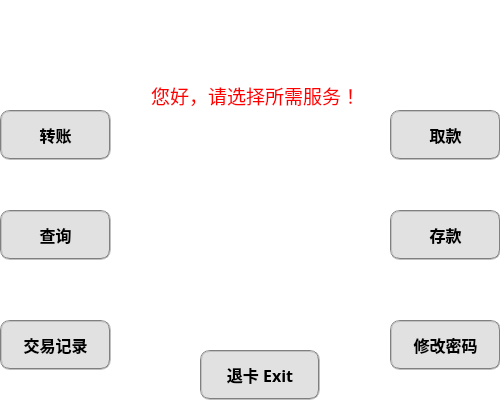
<?xml version="1.0" encoding="UTF-8"?>
<ui version="4.0">
 <class>atm</class>
 <widget class="QWidget" name="atm">
  <property name="geometry">
   <rect>
    <x>0</x>
    <y>0</y>
    <width>500</width>
    <height>400</height>
   </rect>
  </property>
  <property name="windowTitle">
   <string>ATM</string>
  </property>
  <property name="styleSheet">
   <string notr="true">#atm{background-color: rgb(52, 80, 164);border-top-left-radius:15px;border-top-right-radius:5px;border-bottom-left-radius:15px;border-bottom-right-radius:5px}
</string>
  </property>
  <widget class="QPushButton" name="deposit_btn">
   <property name="geometry">
    <rect>
     <x>390</x>
     <y>210</y>
     <width>111</width>
     <height>50</height>
    </rect>
   </property>
   <property name="font">
    <font>
     <family>微软雅黑</family>
     <pointsize>12</pointsize>
     <weight>75</weight>
     <bold>true</bold>
    </font>
   </property>
   <property name="styleSheet">
    <string notr="true">QPushButton{border:2px groove gray;border-radius:10px;padding:2px 4px;background-color: rgb(225, 225, 225);}
QPushButton:hover{background-color: rgb(14, 122, 255);border:none;color:rgb(255, 255, 255);}
QPushButton:checked{background-color: rgb(20, 62, 134);border:none;color:rgb(255, 255, 255);}</string>
   </property>
   <property name="text">
    <string>存款</string>
   </property>
  </widget>
  <widget class="QPushButton" name="cash_btn">
   <property name="geometry">
    <rect>
     <x>390</x>
     <y>110</y>
     <width>111</width>
     <height>50</height>
    </rect>
   </property>
   <property name="font">
    <font>
     <family>微软雅黑</family>
     <pointsize>12</pointsize>
     <weight>75</weight>
     <bold>true</bold>
    </font>
   </property>
   <property name="styleSheet">
    <string notr="true">QPushButton{border:2px groove gray;border-radius:10px;padding:2px 4px;background-color: rgb(225, 225, 225);}
QPushButton:hover{background-color: rgb(14, 122, 255);border:none;color:rgb(255, 255, 255);}
QPushButton:checked{background-color: rgb(20, 62, 134);border:none;color:rgb(255, 255, 255);}</string>
   </property>
   <property name="text">
    <string>取款</string>
   </property>
  </widget>
  <widget class="QLabel" name="label1">
   <property name="geometry">
    <rect>
     <x>120</x>
     <y>70</y>
     <width>271</width>
     <height>51</height>
    </rect>
   </property>
   <property name="sizePolicy">
    <sizepolicy hsizetype="Preferred" vsizetype="Preferred">
     <horstretch>0</horstretch>
     <verstretch>0</verstretch>
    </sizepolicy>
   </property>
   <property name="font">
    <font>
     <family>华文中宋</family>
     <pointsize>14</pointsize>
     <weight>50</weight>
     <bold>false</bold>
    </font>
   </property>
   <property name="styleSheet">
    <string notr="true">color:rgb(255, 0, 0)</string>
   </property>
   <property name="text">
    <string>您好，请选择所需服务！</string>
   </property>
   <property name="scaledContents">
    <bool>false</bool>
   </property>
   <property name="alignment">
    <set>Qt::AlignCenter</set>
   </property>
   <property name="wordWrap">
    <bool>false</bool>
   </property>
   <property name="margin">
    <number>0</number>
   </property>
   <property name="openExternalLinks">
    <bool>false</bool>
   </property>
  </widget>
  <widget class="QPushButton" name="card_out_btn">
   <property name="geometry">
    <rect>
     <x>200</x>
     <y>350</y>
     <width>120</width>
     <height>50</height>
    </rect>
   </property>
   <property name="font">
    <font>
     <family>微软雅黑</family>
     <pointsize>12</pointsize>
     <weight>75</weight>
     <bold>true</bold>
    </font>
   </property>
   <property name="styleSheet">
    <string notr="true">QPushButton{border:2px groove gray;border-radius:10px;padding:2px 4px;background-color: rgb(225, 225, 225);}
QPushButton:hover{background-color: rgb(255, 0, 0);border:none;color:rgb(255, 255, 255);}
QPushButton:checked{background-color: rgb(20, 62, 134);border:none;color:rgb(255, 255, 255);}</string>
   </property>
   <property name="text">
    <string>退卡 Exit</string>
   </property>
  </widget>
  <widget class="QPushButton" name="transfer_btn">
   <property name="geometry">
    <rect>
     <x>0</x>
     <y>110</y>
     <width>111</width>
     <height>50</height>
    </rect>
   </property>
   <property name="font">
    <font>
     <family>微软雅黑</family>
     <pointsize>12</pointsize>
     <weight>75</weight>
     <bold>true</bold>
    </font>
   </property>
   <property name="styleSheet">
    <string notr="true">QPushButton{border:2px groove gray;border-radius:10px;padding:2px 4px;background-color: rgb(225, 225, 225);}
QPushButton:hover{background-color: rgb(14, 122, 255);border:none;color:rgb(255, 255, 255);}
QPushButton:checked{background-color: rgb(20, 62, 134);border:none;color:rgb(255, 255, 255);}</string>
   </property>
   <property name="text">
    <string>转账</string>
   </property>
  </widget>
  <widget class="QPushButton" name="inquiry_btn">
   <property name="geometry">
    <rect>
     <x>0</x>
     <y>210</y>
     <width>111</width>
     <height>50</height>
    </rect>
   </property>
   <property name="font">
    <font>
     <family>微软雅黑</family>
     <pointsize>12</pointsize>
     <weight>75</weight>
     <bold>true</bold>
    </font>
   </property>
   <property name="styleSheet">
    <string notr="true">QPushButton{border:2px groove gray;border-radius:10px;padding:2px 4px;background-color: rgb(225, 225, 225);}
QPushButton:hover{background-color: rgb(14, 122, 255);border:none;color:rgb(255, 255, 255);}
QPushButton:checked{background-color: rgb(20, 62, 134);border:none;color:rgb(255, 255, 255);}</string>
   </property>
   <property name="text">
    <string>查询</string>
   </property>
  </widget>
  <widget class="QPushButton" name="pwchange_btn">
   <property name="geometry">
    <rect>
     <x>390</x>
     <y>320</y>
     <width>111</width>
     <height>50</height>
    </rect>
   </property>
   <property name="font">
    <font>
     <family>微软雅黑</family>
     <pointsize>12</pointsize>
     <weight>75</weight>
     <bold>true</bold>
    </font>
   </property>
   <property name="styleSheet">
    <string notr="true">QPushButton{border:2px groove gray;border-radius:10px;padding:2px 4px;background-color: rgb(225, 225, 225);}
QPushButton:hover{background-color: rgb(14, 122, 255);border:none;color:rgb(255, 255, 255);}
QPushButton:checked{background-color: rgb(20, 62, 134);border:none;color:rgb(255, 255, 255);}</string>
   </property>
   <property name="text">
    <string>修改密码</string>
   </property>
  </widget>
  <widget class="QPushButton" name="record_btn">
   <property name="geometry">
    <rect>
     <x>0</x>
     <y>320</y>
     <width>111</width>
     <height>50</height>
    </rect>
   </property>
   <property name="font">
    <font>
     <family>微软雅黑</family>
     <pointsize>12</pointsize>
     <weight>75</weight>
     <bold>true</bold>
    </font>
   </property>
   <property name="styleSheet">
    <string notr="true">QPushButton{border:2px groove gray;border-radius:10px;padding:2px 4px;background-color: rgb(225, 225, 225);}
QPushButton:hover{background-color: rgb(14, 122, 255);border:none;color:rgb(255, 255, 255);}
QPushButton:checked{background-color: rgb(20, 62, 134);border:none;color:rgb(255, 255, 255);}</string>
   </property>
   <property name="text">
    <string>交易记录</string>
   </property>
  </widget>
  <widget class="QListView" name="listView">
   <property name="geometry">
    <rect>
     <x>-10</x>
     <y>-9</y>
     <width>511</width>
     <height>421</height>
    </rect>
   </property>
   <property name="styleSheet">
    <string notr="true">border-image:url(:/back/back.png)</string>
   </property>
  </widget>
  <zorder>listView</zorder>
  <zorder>deposit_btn</zorder>
  <zorder>cash_btn</zorder>
  <zorder>label1</zorder>
  <zorder>card_out_btn</zorder>
  <zorder>transfer_btn</zorder>
  <zorder>inquiry_btn</zorder>
  <zorder>pwchange_btn</zorder>
  <zorder>record_btn</zorder>
 </widget>
 <resources>
  <include location="hnu.qrc"/>
 </resources>
 <connections/>
</ui>
